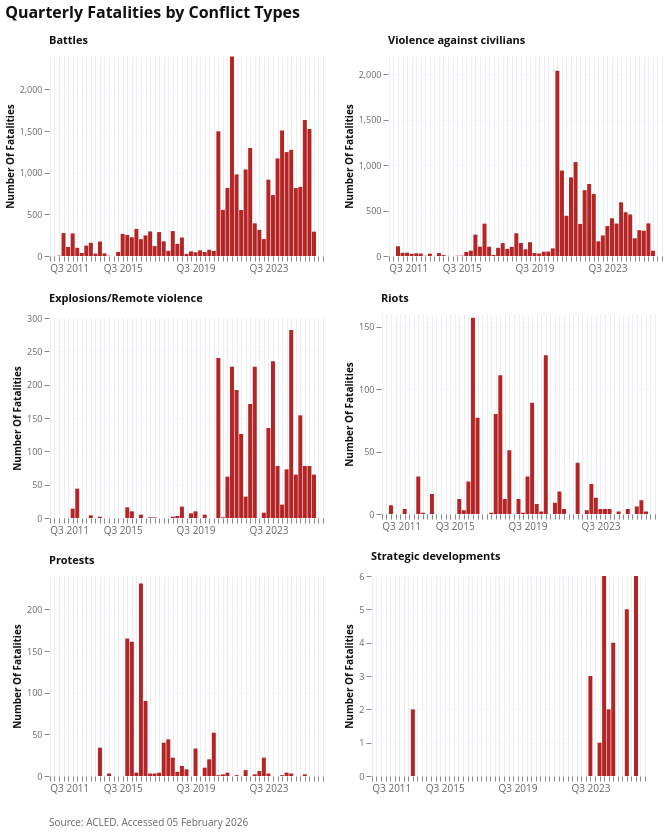

This figure's notebook cell:
### Markdown cell above
### Conflict Trends by Type

### Code cell
fig = visuals.plot_conflict_by_category_altair(
    conflict_event_type,
    "Quarterly Fatalities by Conflict Types",
    f"ACLED. Accessed {extracted_date_formatted}",
    category_column="event_type",
    measure="nrFatalities",
    plot_type="bar",
    width=275,
    height=200,
    n_cols=2,
    bar_width_ratio=0.1
)
fig

### Figure 1 — Vega-Lite specification as saved in the notebook (floating-point values rounded to 4 significant figures; data arrays with more than 128 entries replaced by an {"elided": "..."} marker saying what was removed)
{"config": {"font": "Open Sans", "title": {"font": "Open Sans", "color": "#111111", "subtitleColor": "#666666"}, "axis": {"labelFont": "Open Sans", "titleFont": "Open Sans", "domainWidth": 0, "gridColor": "#EBEEF4", "labelColor": "#666666", "titleColor": "#111111"}, "legend": {"labelFont": "Open Sans", "titleFont": "Open Sans"}, "header": {"labelFont": "Open Sans", "titleFont": "Open Sans", "labelColor": "#111111"}, "mark": {"font": "Open Sans"}, "text": {"font": "Open Sans"}, "view": {"strokeWidth": 0}}, "vconcat": [{"data": {"name": "data-4f4337ed9b9d1425272c6fcc096eb4ea"}, "mark": {"type": "bar", "opacity": 0.85, "width": 4.0}, "encoding": {"color": {"value": "#AA0000"}, "facet": {"columns": 2, "field": "event_type", "header": {"labelAnchor": "start", "labelFontSize": 11, "labelFontWeight": "bold", "title": null}, "sort": ["Battles", "Violence against civilians", "Explosions/Remote violence", "Riots", "Protests", "Strategic developments"], "type": "nominal"}, "x": {"axis": {"format": "Q%q %Y", "labelAngle": 0, "labelFontSize": 10, "labelFontWeight": "normal", "tickCount": {"interval": "month", "step": 3}, "title": null}, "field": "event_date", "scale": {"domain": ["2012-01-01T00:00:00", "2026-01-01T00:00:00"], "padding": 10}, "type": "temporal"}, "y": {"axis": {"grid": true, "gridOpacity": 0.3, "labelFontSize": 9, "title": "Number Of Fatalities", "titleFontSize": 10}, "field": "nrFatalities", "scale": {"zero": true}, "type": "quantitative"}}, "height": 200, "resolve": {"scale": {"x": "independent", "y": "independent"}}, "title": {"text": ["Quarterly Fatalities by Conflict Types"], "align": "left", "anchor": "start", "dy": -10, "fontSize": 16, "fontWeight": "bold", "subtitleFontSize": 12, "subtitleFontWeight": "normal"}, "width": 275}, {"data": {"name": "empty"}, "mark": {"type": "text", "align": "left", "baseline": "top", "color": "#666666", "dx": -290.0, "dy": 10, "fontSize": 10, "fontWeight": "normal"}, "encoding": {"text": {"value": "Source: ACLED. Accessed 05 February 2026"}}, "height": 20, "width": 580}], "spacing": 5, "$schema": "https://vega.github.io/schema/vega-lite/v6.1.0.json", "datasets": {"data-4f4337ed9b9d1425272c6fcc096eb4ea": {"elided": "311 records"}, "empty": [{}]}}
